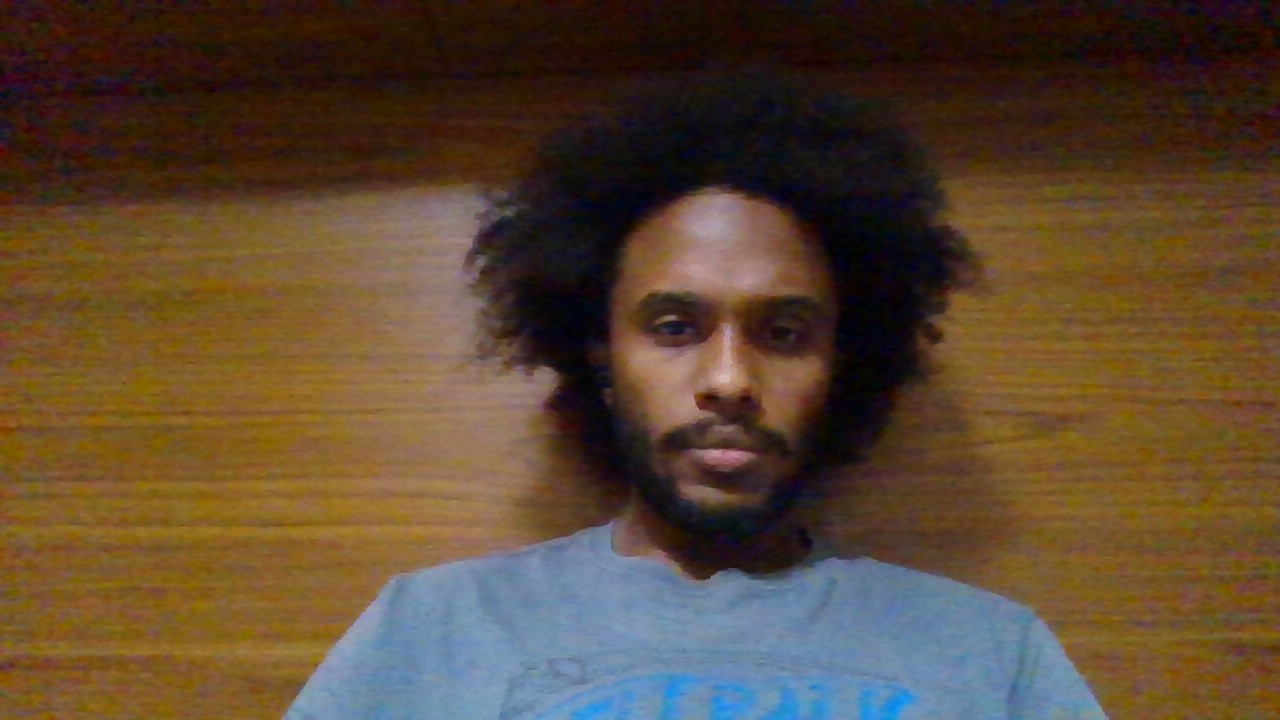
#> input picture PROJECT_IOT/DNN/01.jpg, 1280 x 720 px
$ python REST_learn.py
#> lines starting #> are read from the running program, lines starting #| are printed output that depends on the picture
### PROJECT_IOT/DNN/tools.py
import glob
import cv2
import numpy as np
# [125 lines left out: functions sigmoid, relu, relu_backward, sigmoid_backward, initialize_parameters, not called in this run]


def initialize_parameters_deep(layer_dims):
    """
    Arguments:
    layer_dims -- python array (list) containing the dimensions of each layer in our network

    Returns:
    parameters -- python dictionary containing your parameters "W1", "b1", ..., "WL", "bL":
                    Wl -- weight matrix of shape (layer_dims[l], layer_dims[l-1])
                    bl -- bias vector of shape (layer_dims[l], 1)
    """

    np.random.seed(1)
    parameters = {}
    L = len(layer_dims)            # number of layers in the network

    for l in range(1, L):
        parameters['W' + str(l)] = np.random.randn(layer_dims[l], layer_dims[l-1]) / np.sqrt(layer_dims[l-1]) #*0.01
        parameters['b' + str(l)] = np.zeros((layer_dims[l], 1))

        assert(parameters['W' + str(l)].shape == (layer_dims[l], layer_dims[l-1]))
        assert(parameters['b' + str(l)].shape == (layer_dims[l], 1))


    return parameters

def linear_forward(A, W, b):
    """
    Implement the linear part of a layer's forward propagation.
    Arguments:
    A -- activations from previous layer (or input data): (size of previous layer, number of examples)
    W -- weights matrix: numpy array of shape (size of current layer, size of previous layer)
    b -- bias vector, numpy array of shape (size of the current layer, 1)
    Returns:
    Z -- the input of the activation function, also called pre-activation parameter
    cache -- a python dictionary containing "A", "W" and "b" ; stored for computing the backward pass efficiently
    """

    Z = W.dot(A) + b

    assert(Z.shape == (W.shape[0], A.shape[1]))
    cache = (A, W, b)

    return Z, cache

def linear_activation_forward(A_prev, W, b, activation):
    """
    Implement the forward propagation for the LINEAR->ACTIVATION layer
    Arguments:
    A_prev -- activations from previous layer (or input data): (size of previous layer, number of examples)
    W -- weights matrix: numpy array of shape (size of current layer, size of previous layer)
    b -- bias vector, numpy array of shape (size of the current layer, 1)
    activation -- the activation to be used in this layer, stored as a text string: "sigmoid" or "relu"
    Returns:
    A -- the output of the activation function, also called the post-activation value
    cache -- a python dictionary containing "linear_cache" and "activation_cache";
             stored for computing the backward pass efficiently
    """

    if activation == "sigmoid":
        # Inputs: "A_prev, W, b". Outputs: "A, activation_cache".
        Z, linear_cache = linear_forward(A_prev, W, b)
        A, activation_cache = sigmoid(Z)

    elif activation == "relu":
        # Inputs: "A_prev, W, b". Outputs: "A, activation_cache".
        Z, linear_cache = linear_forward(A_prev, W, b)
        A, activation_cache = relu(Z)

    assert (A.shape == (W.shape[0], A_prev.shape[1]))
    cache = (linear_cache, activation_cache)

    return A, cache

def L_model_forward(X, parameters):
    """
    Implement forward propagation for the [LINEAR->RELU]*(L-1)->LINEAR->SIGMOID computation

    Arguments:
    X -- data, numpy array of shape (input size, number of examples)
    parameters -- output of initialize_parameters_deep()

    Returns:
    AL -- last post-activation value
    caches -- list of caches containing:
                every cache of linear_relu_forward() (there are L-1 of them, indexed from 0 to L-2)
                the cache of linear_sigmoid_forward() (there is one, indexed L-1)
    """

    caches = []
    A = X
    L = len(parameters) // 2                  # number of layers in the neural network

    # Implement [LINEAR -> RELU]*(L-1). Add "cache" to the "caches" list.
    for l in range(1, L):
        A_prev = A
        A, cache = linear_activation_forward(A_prev, parameters['W' + str(l)], parameters['b' + str(l)], activation = "relu")#used to be relu
        caches.append(cache)

    # Implement LINEAR -> SIGMOID. Add "cache" to the "caches" list.
    AL, cache = linear_activation_forward(A, parameters['W' + str(L)], parameters['b' + str(L)], activation = "sigmoid")
    caches.append(cache)

    assert(AL.shape == (1,X.shape[1]))

    return AL, caches

# [184 lines left out: functions compute_cost, linear_backward, linear_activation_backward, L_model_backward, update_parameters, predict and 1 more, not called in this run]


def L_layer_model(X, Y, layers_dims, learning_rate=0.0075, num_iterations=3000, print_cost=False): #lr was 0.009
    """
    Implements a L-layer neural network: [LINEAR->RELU]*(L-1)->LINEAR->SIGMOID.

    Arguments:
    X -- data, numpy array of shape (number of examples, num_px * num_px * 3)
    Y -- true "label" vector (containing 0 if cat, 1 if non-cat), of shape (1, number of examples)
    layers_dims -- list containing the input size and each layer size, of length (number of layers + 1).
    learning_rate -- learning rate of the gradient descent update rule
    num_iterations -- number of iterations of the optimization loop
    print_cost -- if True, it prints the cost every 100 steps

    Returns:
    parameters -- parameters learnt by the model. They can then be used to predict.
    """

    np.random.seed(1)
    costs = []                         # keep track of cost

    # Parameters initialization.
    ### START CODE HERE ###
    parameters = initialize_parameters_deep(layers_dims)
    ### END CODE HERE ###

    # Loop (gradient descent)
    for i in range(0, num_iterations):

        # Forward propagation: [LINEAR -> RELU]*(L-1) -> LINEAR -> SIGMOID.
        ### START CODE HERE ### (≈ 1 line of code)
        AL, caches = L_model_forward(X, parameters)
        ### END CODE HERE ###

        # Compute cost.
        ### START CODE HERE ### (≈ 1 line of code)
        cost = compute_cost(AL, Y)
        ### END CODE HERE ###

        # Backward propagation.
        ### START CODE HERE ### (≈ 1 line of code)
        grads = L_model_backward(AL, Y, caches)
        ### END CODE HERE ###

        # Update parameters.
        ### START CODE HERE ### (≈ 1 line of code)
        parameters = update_parameters(parameters, grads, learning_rate)
        ### END CODE HERE ###

        # Print the cost every 100 training example
        if print_cost and i % 100 == 0:
            print ("Cost after iteration %i: %f" % (i, cost))
        if print_cost and i % 100 == 0:
            costs.append(cost)

    # plot the cost
    plt.plot(np.squeeze(costs))
    plt.ylabel('cost')
    plt.xlabel('iterations (per tens)')
    plt.title("Learning rate =" + str(learning_rate))
    plt.show()
    return parameters

### PROJECT_IOT/DNN/REST_learn.py
import glob
import cv2
import numpy as np
from tools import *
# files =r"C:\huawei\DNN\OwnCollection\vehicles\Far\*.png"
files = "D:/POLITO/IOT/online/PROJECT_IOT/DNN/01.jpg"
count = 0
for f in glob.glob(files):
    img = cv2.imread(f, 0)#black and white
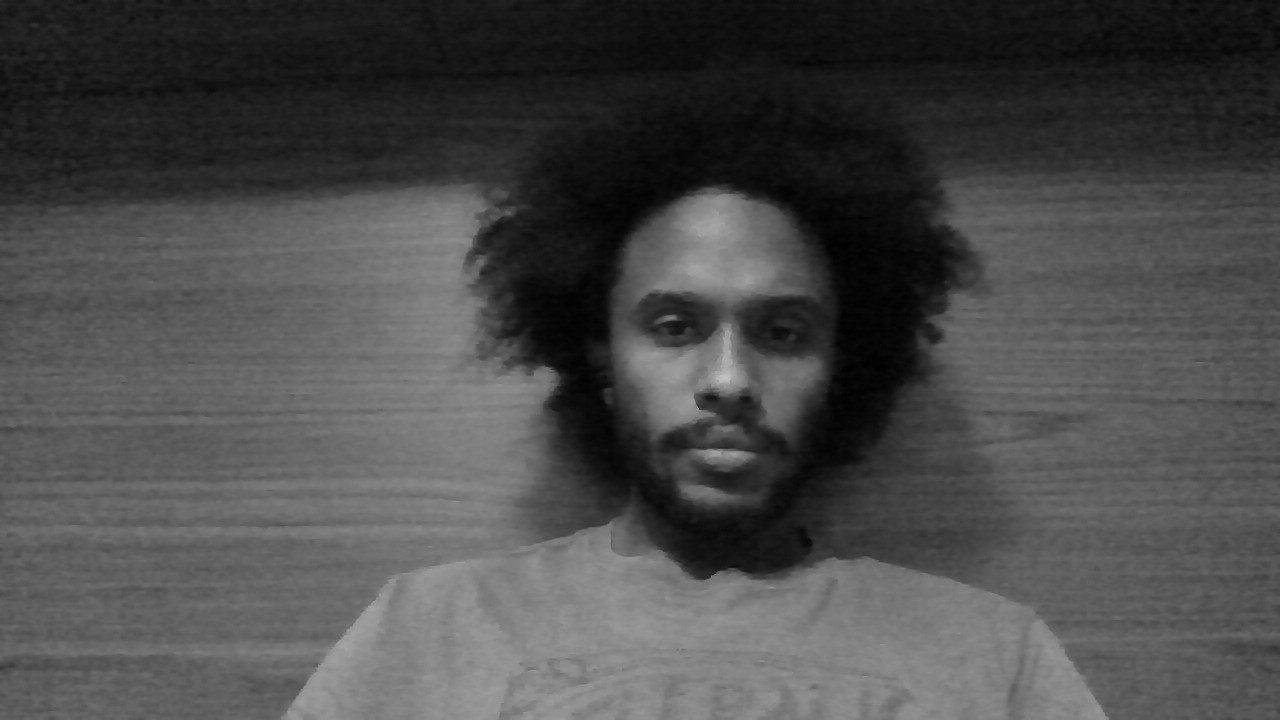
#> img: shape (720, 1280); min 1, max 196, mean 74.8
    img = img[np.newaxis, :, :]

train_x = img / 255.


layers_dims = [1, 6,6, 5, 1]
parameters = L_layer_model(train_x, 1, layers_dims,learning_rate=0.01, num_iterations=1000, print_cost=True)
#> after the loop in L_layer_model, `for i in range(0, num_iterations):`: costs = []; parameters = 8 items
#> (the run stopped early here; a loop or call above may not have finished)
